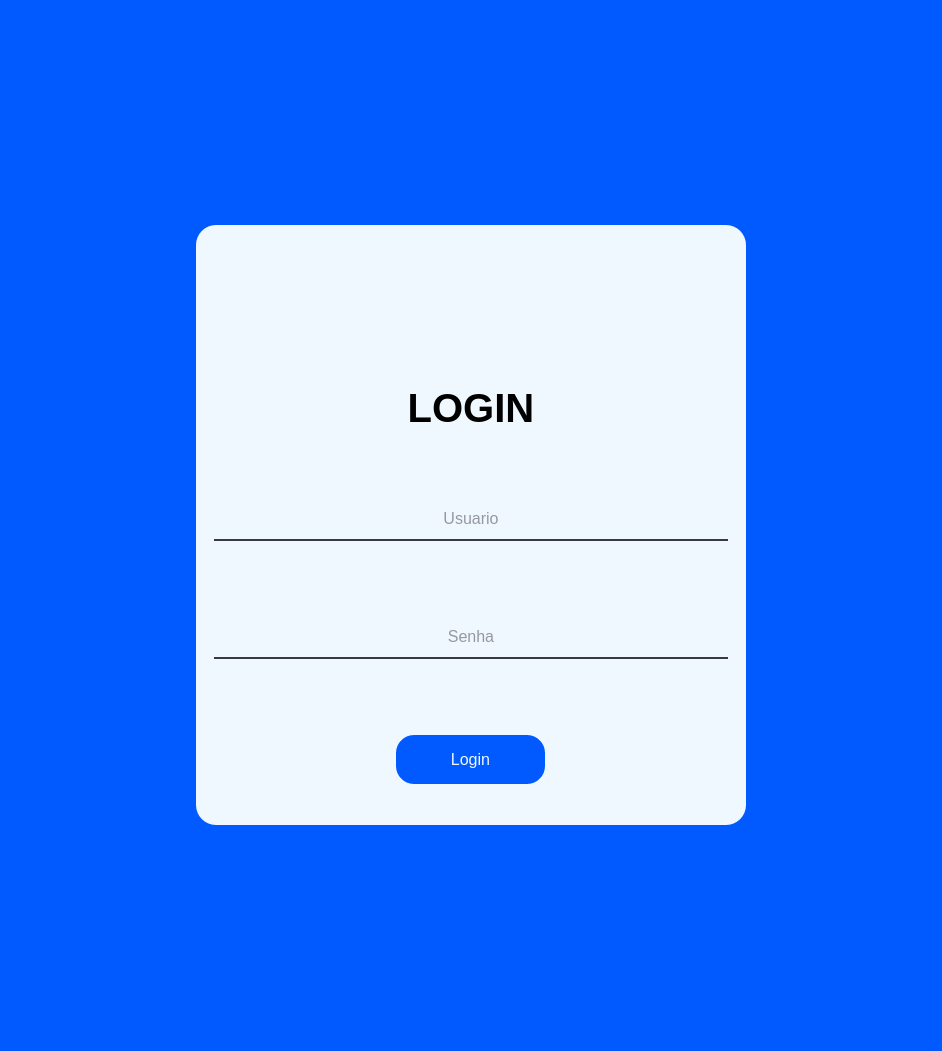
<?xml version="1.0" encoding="UTF-8"?>
<ui version="4.0">
 <class>MainWindow</class>
 <widget class="QMainWindow" name="MainWindow">
  <property name="geometry">
   <rect>
    <x>0</x>
    <y>0</y>
    <width>942</width>
    <height>1051</height>
   </rect>
  </property>
  <property name="sizePolicy">
   <sizepolicy hsizetype="Fixed" vsizetype="Fixed">
    <horstretch>0</horstretch>
    <verstretch>0</verstretch>
   </sizepolicy>
  </property>
  <property name="windowTitle">
   <string>MainWindow</string>
  </property>
  <property name="styleSheet">
   <string notr="true">*{
	background-color: rgb(0, 90, 255);
	font-family: &quot;poppins&quot;;
}
#layout, #layout_user, #layout_img_login, #layout_senha, #txt_login, #icon_login{
	background-color: rgb(240, 248, 255);
	border-radius: 20px;
}

QLineEdit { 
  border: none; /* Remove bordas padrão */
  border-bottom: 2px solid #3C3744; /* Linha inferior com a cor #3C3744 */
  padding-bottom: 10px; /* Espaçamento embaixo do texto */
  color: #3C3744; /* Cor do texto */
  background: transparent; /* Fundo transparente */
  font-size: 16px; /* Tamanho da fonte */
  transition: border-color 0.3s, color 0.3s; /* Transição suave para a cor da borda e do texto */
}

QLineEdit:hover {
  border-bottom: 2px solid #3C3744; /* Cor da linha inferior quando passar o mouse */
  color: #3C3744; /* Cor do texto quando passar o mouse */
}

QLineEdit:focus {
  border-bottom: 2px solid #3C3744; /* Linha inferior visível ao focar no campo */
  color: #3C3744; /* Cor do texto ao focar */
}

/* Estilo do placeholder */
QLineEdit::placeholder {
  color: #3C3744 !important; /* Força a cor do placeholder */
}

QPushButton {
  background-color:  rgb(0, 90, 255);
  color: #F0F8FF; /* Cor do texto */
  border: 2px solid #F0F8FF; /* Borda da cor F0F8FF */
  border-radius: 20px; /* Bordas arredondadas */
  padding: 12px 24px; /* Espaçamento interno */
  font-size: 16px; /* Tamanho da fonte */
  cursor: pointer; /* Cursor de mão */
  transition: background-color 0.3s, color 0.3s; /* Transição suave */
}

QPushButton:hover {
  background-color: #F0F8FF; /* Cor de fundo ao passar o mouse */
  color: #3C3744; /* Cor do texto ao passar o mouse */
  border: 2px solid rgb(0, 90, 255);
}

QPushButton:pressed {
  background-color: #F0F8FF; /* Cor de fundo ao pressionar */
  color: #3C3744; /* Cor do texto ao pressionar */
}
</string>
  </property>
  <widget class="QWidget" name="centralwidget">
   <layout class="QVBoxLayout" name="verticalLayout_4">
    <item alignment="Qt::AlignmentFlag::AlignHCenter|Qt::AlignmentFlag::AlignVCenter">
     <widget class="QFrame" name="layout">
      <property name="minimumSize">
       <size>
        <width>550</width>
        <height>600</height>
       </size>
      </property>
      <property name="styleSheet">
       <string notr="true"/>
      </property>
      <property name="frameShape">
       <enum>QFrame::Shape::StyledPanel</enum>
      </property>
      <property name="frameShadow">
       <enum>QFrame::Shadow::Raised</enum>
      </property>
      <layout class="QVBoxLayout" name="verticalLayout_3">
       <item>
        <widget class="QFrame" name="layout_img_login">
         <property name="frameShape">
          <enum>QFrame::Shape::StyledPanel</enum>
         </property>
         <property name="frameShadow">
          <enum>QFrame::Shadow::Raised</enum>
         </property>
         <layout class="QVBoxLayout" name="verticalLayout_5">
          <item alignment="Qt::AlignmentFlag::AlignHCenter">
           <widget class="QLabel" name="icon_login">
            <property name="maximumSize">
             <size>
              <width>150</width>
              <height>150</height>
             </size>
            </property>
            <property name="text">
             <string/>
            </property>
            <property name="scaledContents">
             <bool>true</bool>
            </property>
           </widget>
          </item>
         </layout>
        </widget>
       </item>
       <item>
        <widget class="QLabel" name="txt_login">
         <property name="styleSheet">
          <string notr="true">font-size: 40px;
font-weight: bold;</string>
         </property>
         <property name="text">
          <string>LOGIN</string>
         </property>
         <property name="alignment">
          <set>Qt::AlignmentFlag::AlignCenter</set>
         </property>
        </widget>
       </item>
       <item>
        <widget class="QFrame" name="layout_user">
         <property name="frameShape">
          <enum>QFrame::Shape::StyledPanel</enum>
         </property>
         <property name="frameShadow">
          <enum>QFrame::Shadow::Raised</enum>
         </property>
         <layout class="QVBoxLayout" name="verticalLayout_2">
          <item>
           <widget class="QLineEdit" name="input_user">
            <property name="styleSheet">
             <string notr="true"/>
            </property>
            <property name="alignment">
             <set>Qt::AlignmentFlag::AlignCenter</set>
            </property>
            <property name="placeholderText">
             <string>Usuario</string>
            </property>
           </widget>
          </item>
         </layout>
        </widget>
       </item>
       <item>
        <widget class="QFrame" name="layout_senha">
         <property name="frameShape">
          <enum>QFrame::Shape::StyledPanel</enum>
         </property>
         <property name="frameShadow">
          <enum>QFrame::Shadow::Raised</enum>
         </property>
         <layout class="QVBoxLayout" name="verticalLayout">
          <item>
           <widget class="QLineEdit" name="input_senha">
            <property name="styleSheet">
             <string notr="true"/>
            </property>
            <property name="echoMode">
             <enum>QLineEdit::EchoMode::Password</enum>
            </property>
            <property name="alignment">
             <set>Qt::AlignmentFlag::AlignCenter</set>
            </property>
            <property name="placeholderText">
             <string>Senha</string>
            </property>
           </widget>
          </item>
         </layout>
        </widget>
       </item>
       <item alignment="Qt::AlignmentFlag::AlignHCenter|Qt::AlignmentFlag::AlignVCenter">
        <widget class="QPushButton" name="btn_login">
         <property name="minimumSize">
          <size>
           <width>153</width>
           <height>53</height>
          </size>
         </property>
         <property name="maximumSize">
          <size>
           <width>153</width>
           <height>53</height>
          </size>
         </property>
         <property name="cursor">
          <cursorShape>ArrowCursor</cursorShape>
         </property>
         <property name="styleSheet">
          <string notr="true"/>
         </property>
         <property name="text">
          <string>Login</string>
         </property>
        </widget>
       </item>
      </layout>
      <zorder>btn_login</zorder>
      <zorder>txt_login</zorder>
      <zorder>layout_user</zorder>
      <zorder>layout_senha</zorder>
      <zorder>layout_img_login</zorder>
     </widget>
    </item>
   </layout>
  </widget>
 </widget>
 <resources>
  <include location="img_login.qrc"/>
 </resources>
 <connections/>
</ui>
